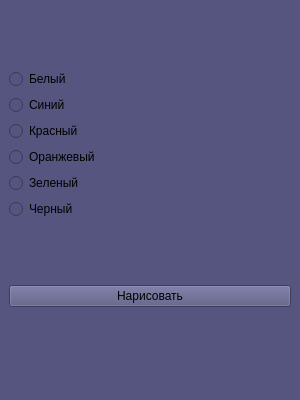
<?xml version="1.0" encoding="UTF-8"?>
<ui version="4.0">
 <class>MainWindow</class>
 <widget class="QMainWindow" name="MainWindow">
  <property name="geometry">
   <rect>
    <x>0</x>
    <y>0</y>
    <width>300</width>
    <height>400</height>
   </rect>
  </property>
  <property name="minimumSize">
   <size>
    <width>300</width>
    <height>400</height>
   </size>
  </property>
  <property name="maximumSize">
   <size>
    <width>300</width>
    <height>400</height>
   </size>
  </property>
  <property name="sizeIncrement">
   <size>
    <width>400</width>
    <height>500</height>
   </size>
  </property>
  <property name="tabletTracking">
   <bool>false</bool>
  </property>
  <property name="focusPolicy">
   <enum>Qt::NoFocus</enum>
  </property>
  <property name="windowTitle">
   <string>MainWindow</string>
  </property>
  <property name="styleSheet">
   <string notr="true">background-color: rgb(85, 85, 127);
font: 16pt &quot;Segoe UI&quot;;</string>
  </property>
  <widget class="QWidget" name="centralwidget">
   <layout class="QGridLayout" name="gridLayout">
    <item row="0" column="0">
     <layout class="QVBoxLayout" name="colors">
      <item>
       <widget class="QRadioButton" name="radioButton_5">
        <property name="text">
         <string>Белый </string>
        </property>
        <property name="autoExclusive">
         <bool>false</bool>
        </property>
       </widget>
      </item>
      <item>
       <widget class="QRadioButton" name="radioButton_8">
        <property name="text">
         <string>Синий</string>
        </property>
        <property name="autoExclusive">
         <bool>false</bool>
        </property>
       </widget>
      </item>
      <item>
       <widget class="QRadioButton" name="radioButton_4">
        <property name="text">
         <string>Красный</string>
        </property>
        <property name="autoExclusive">
         <bool>false</bool>
        </property>
       </widget>
      </item>
      <item>
       <widget class="QRadioButton" name="radioButton_7">
        <property name="text">
         <string>Оранжевый</string>
        </property>
        <property name="autoExclusive">
         <bool>false</bool>
        </property>
       </widget>
      </item>
      <item>
       <widget class="QRadioButton" name="radioButton">
        <property name="text">
         <string>Зеленый</string>
        </property>
        <property name="autoExclusive">
         <bool>false</bool>
        </property>
       </widget>
      </item>
      <item>
       <widget class="QRadioButton" name="radioButton_2">
        <property name="text">
         <string>Черный</string>
        </property>
        <property name="autoExclusive">
         <bool>false</bool>
        </property>
       </widget>
      </item>
     </layout>
    </item>
    <item row="1" column="0">
     <widget class="QPushButton" name="draw">
      <property name="text">
       <string>Нарисовать</string>
      </property>
     </widget>
    </item>
   </layout>
  </widget>
  <widget class="QStatusBar" name="statusbar">
   <property name="styleSheet">
    <string notr="true">font: 8pt &quot;Segoe UI&quot;;</string>
   </property>
  </widget>
 </widget>
 <resources/>
 <connections/>
</ui>
